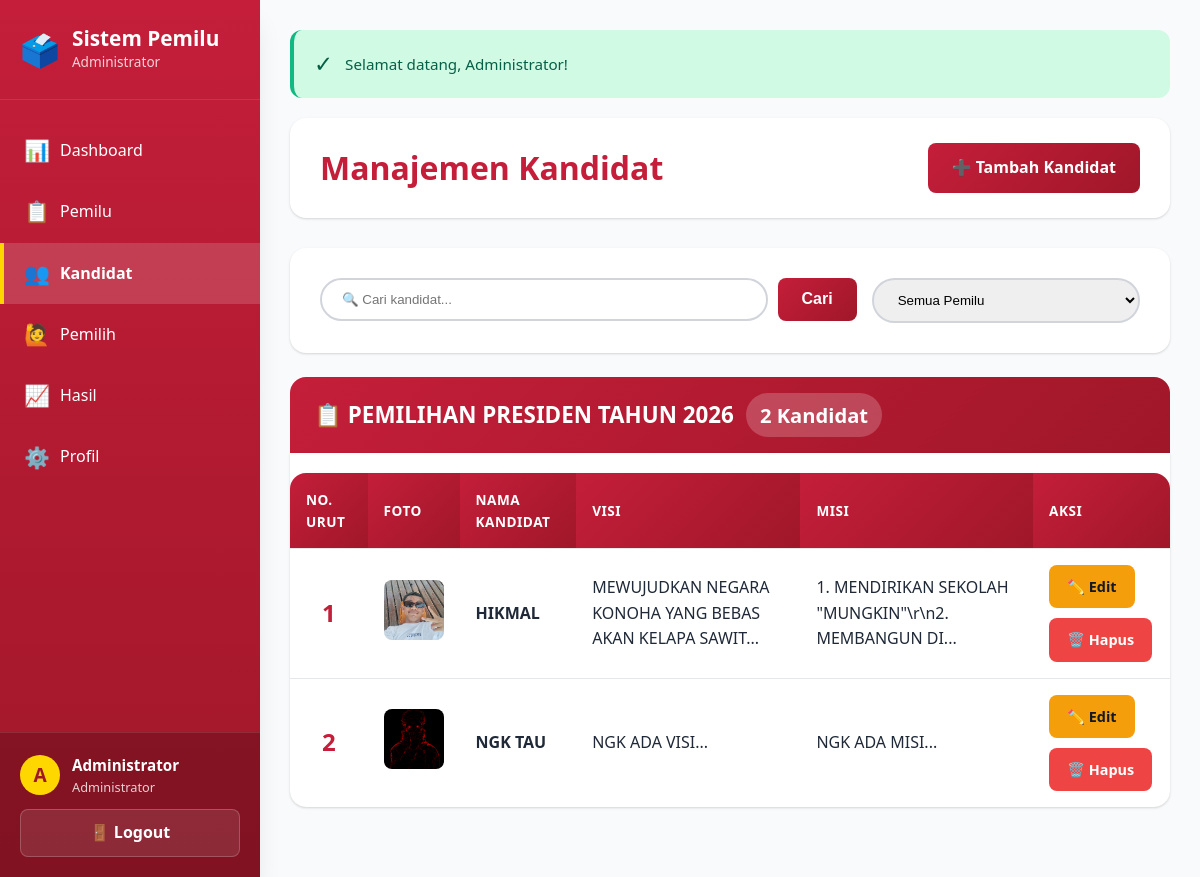
The app's page /admin/kandidat.php (signed in) with its own data.
### tables this page shows
CREATE TABLE `kandidat` (
  `id_kandidat` int(11) NOT NULL,
  `id_election` int(11) NOT NULL,
  `nomor_urut` int(11) NOT NULL,
  `nama_kandidat` varchar(100) NOT NULL,
  `visi` text NOT NULL,
  `misi` text NOT NULL,
  `foto` varchar(255) NOT NULL,
  `created_at` timestamp NOT NULL DEFAULT current_timestamp(),
  `updated_at` timestamp NOT NULL DEFAULT current_timestamp() ON UPDATE current_timestamp()
);

### config/database.php (called while the page is built, shortened)
<?php
function get_flash_message() {
    if (isset($_SESSION['flash_message'])) {
        $type = $_SESSION['flash_type'];
        $message = $_SESSION['flash_message'];
        return [
            'type' => $type,
            'message' => $message
        ];
    }
    return null;
}
?>

### admin/kandidat.php (the view, shortened to what this page needs)
<?php
require_once '../config/database.php';
$flash = get_flash_message();
$search = isset($_GET['search']) ? clean_input($_GET['search']) : '';
$query = "
    SELECT k.*, e.nama_pemilu, e.status AS status_pemilu
    FROM kandidat k
    JOIN elections e ON k.id_election = e.id_election
    WHERE 1=1
";
$query .= " ORDER BY e.created_at DESC, k.nomor_urut ASC";
$result = mysqli_query($conn, $query);
$kandidat_per_pemilu = [];
if ($result && mysqli_num_rows($result) > 0) {
    while ($row = mysqli_fetch_assoc($result)) {
        $kandidat_per_pemilu[$row['nama_pemilu']][] = $row;
    }
}
?>
<!DOCTYPE html>
<html lang="id">
<head>
    <link rel="stylesheet" href="../assets/css/style.css">
    <link rel="stylesheet" href="../assets/css/admin.css">
</head>
<body class="admin-page">
    <aside class="sidebar">
        <div class="sidebar-header">
            <div class="sidebar-logo">🗳️</div>
            <div>
                <div class="sidebar-title">Sistem Pemilu</div>
                <div class="sidebar-subtitle">Administrator</div>
            </div>
        </div>
        <nav class="sidebar-nav">
            <a href="index.php" class="sidebar-nav-item">
                <span class="sidebar-nav-icon">📊</span>
                Dashboard
            </a>
            <a href="pemilu.php" class="sidebar-nav-item">
                <span class="sidebar-nav-icon">📋</span>
                Pemilu
            </a>
            <a href="kandidat.php" class="sidebar-nav-item active">
                <span class="sidebar-nav-icon">👥</span>
                Kandidat
            </a>
            <a href="pemilih.php" class="sidebar-nav-item">
                <span class="sidebar-nav-icon">🙋</span>
                Pemilih
            </a>
            <a href="hasil.php" class="sidebar-nav-item">
                <span class="sidebar-nav-icon">📈</span>
                Hasil
            </a>
            <a href="profil.php" class="sidebar-nav-item">
                <span class="sidebar-nav-icon">⚙️</span>
                Profil
            </a>
        </nav>
        <div class="sidebar-user">
            <div class="sidebar-user-info">
                <div class="sidebar-user-avatar">
                    <?php echo strtoupper(substr($_SESSION['nama_lengkap'], 0, 1)); ?>
                </div>
                <div>
                    <div class="sidebar-user-name"><?php echo $_SESSION['nama_lengkap']; ?></div>
                    <div class="sidebar-user-role">Administrator</div>
                </div>
            </div>
            <a href="logout.php" class="sidebar-logout">🚪 Logout</a>
        </div>
    </aside>
    <main class="main-content">
        <?php if ($flash): ?>
            <div class="alert alert-<?php echo $flash['type']; ?>">
                <?php echo $flash['message']; ?>
            </div>
        <?php endif; ?>
        <div class="main-header">
            <h1 class="main-title">Manajemen Kandidat</h1>
            <a href="tambah_kandidat.php" class="btn btn-primary">
                ➕ Tambah Kandidat
            </a>
        </div>
        <div class="content-card">
            <div style="display: flex; gap: 15px; flex-wrap: wrap;">
                <div style="flex: 2; min-width: 300px;">
                    <form action="" method="GET" style="display: flex; gap: 10px;">
                        <input type="text" name="search"
                            placeholder="🔍 Cari kandidat..."
                            value="<?php echo htmlspecialchars($search); ?>"
                            style="flex: 1; padding: 12px 20px; border: 2px solid var(--gray-300); border-radius: var(--radius-full);">
                        <button type="submit" class="btn btn-primary">Cari</button>
                    </form>
                </div>
                <div style="flex: 1; min-width: 250px;">
                    <form action="" method="GET" id="filterForm">
                        <select name="pemilu"
                            onchange="document.getElementById('filterForm').submit()"
                            style="width: 100%; padding: 12px 20px; border: 2px solid var(--gray-300); border-radius: var(--radius-full);">
                            <option value="">Semua Pemilu</option>
                        </select>
                    </form>
                </div>
            </div>
        </div>
        <?php if (count($kandidat_per_pemilu) > 0): ?>
            <?php foreach ($kandidat_per_pemilu as $nama_pemilu => $kandidat_list): ?>
                <div class="pemilu-group">
                    <div class="pemilu-group-header">
                        <h3>
                            📋 <?php echo $nama_pemilu; ?>
                            <span class="kandidat-count"><?php echo count($kandidat_list); ?> Kandidat</span>
                        </h3>
                    </div>
                    <div class="pemilu-group-body">
                        <div class="table-responsive">
                            <table>
                                <thead>
                                    <tr>
                                        <th>No. Urut</th>
                                        <th>Foto</th>
                                        <th>Nama Kandidat</th>
                                        <th>Visi</th>
                                        <th>Misi</th>
                                        <th>Aksi</th>
                                    </tr>
                                </thead>
                                <tbody>
                                    <?php foreach ($kandidat_list as $row): ?>
                                        <tr>
                                            <td style="text-align: center;">
                                                <strong style="font-size: 1.5em; color: var(--kpu-red);">
                                                    <?php echo $row['nomor_urut']; ?>
                                                </strong>
                                            </td>
                                            <td>
                                                <img src="../assets/img/kandidat/<?php echo $row['foto']; ?>"
                                                    alt="<?php echo $row['nama_kandidat']; ?>"
                                                    style="width: 60px; height: 60px; border-radius: var(--radius); object-fit: cover;">
                                            </td>
                                            <td><strong><?php echo $row['nama_kandidat']; ?></strong></td>
                                            <td><?php echo substr($row['visi'], 0, 60) . '...'; ?></td>
                                            <td><?php echo substr($row['misi'], 0, 60) . '...'; ?></td>
                                            <td>
                                                <div class="action-buttons">
                                                    <a href="edit_kandidat.php?id=<?php echo $row['id_kandidat']; ?>"
                                                        class="btn-action btn-edit">
                                                        ✏️ Edit
                                                    </a>
                                                    <a href="hapus_kandidat.php?id=<?php echo $row['id_kandidat']; ?>"
                                                        class="btn-action btn-delete"
                                                        onclick="return confirm('Apakah Anda yakin ingin menghapus kandidat ini?')">
                                                        🗑️ Hapus
                                                    </a>
                                                </div>
                                            </td>
                                        </tr>
                                    <?php endforeach; ?>
                                </tbody>
                            </table>
                        </div>
                    </div>
                </div>
            <?php endforeach; ?>
        <?php endif; ?>
    </main>
</body>
</html>

### assets/css/style.css (style rules this page uses)
:root { --kpu-red: #c41e3a; --kpu-red-dark: #a01729; --kpu-red-light: #e84a5f; --kpu-gold: #ffd700; --white: #ffffff; --gray-50: #f9fafb; --gray-100: #f3f4f6; --gray-200: #e5e7eb; --gray-300: #d1d5db; --gray-400: #9ca3af; --gray-500: #6b7280; --gray-600: #4b5563; --gray-700: #374151; --gray-800: #1f2937; --gray-900: #111827; --success: #10b981; --warning: #f59e0b; --danger: #ef4444; --info: #3b82f6; --shadow-sm: 0 1px 2px 0 rgba(0, 0, 0, 0.05); --shadow: 0 1px 3px 0 rgba(0, 0, 0, 0.1), 0 1px 2px 0 rgba(0, 0, 0, 0.06); --shadow-md: 0 4px 6px -1px rgba(0, 0, 0, 0.1), 0 2px 4px -1px rgba(0, 0, 0, 0.06); --shadow-lg: 0 10px 15px -3px rgba(0, 0, 0, 0.1), 0 4px 6px -2px rgba(0, 0, 0, 0.05); --shadow-xl: 0 20px 25px -5px rgba(0, 0, 0, 0.1), 0 10px 10px -5px rgba(0, 0, 0, 0.04); --radius-sm: 4px; --radius: 8px; --radius-md: 12px; --radius-lg: 16px; --radius-xl: 24px; --radius-full: 9999px; }
* { margin: 0; padding: 0; box-sizing: border-box; }
body { font-family: "Segoe UI", Tahoma, Geneva, Verdana, sans-serif; line-height: 1.6; color: var(--gray-800); background-color: var(--gray-50); }
.alert { padding: 16px 20px; border-radius: var(--radius-md); margin-bottom: 20px; font-size: 0.95em; display: flex; align-items: center; gap: 12px; border-left: 4px solid; }
.alert::before { content: ""; font-size: 1.5em; }
.alert-success { background-color: #d1fae5; color: #065f46; border-left-color: var(--success); }
.alert-success::before { content: "✓"; }
.btn { padding: 12px 24px; border: none; border-radius: var(--radius); cursor: pointer; font-size: 1em; font-weight: 600; transition: all 0.3s ease; text-decoration: none; display: inline-flex; align-items: center; gap: 8px; justify-content: center; }
.btn-primary { background: linear-gradient( 135deg, var(--kpu-red) 0%, var(--kpu-red-dark) 100% ); color: white; }
table { width: 100%; border-collapse: collapse; margin-top: 20px; background-color: white; border-radius: var(--radius-lg); overflow: hidden; box-shadow: var(--shadow); }
table th, table td { padding: 16px; text-align: left; border-bottom: 1px solid var(--gray-200); }
table th { background: linear-gradient( 135deg, var(--kpu-red) 0%, var(--kpu-red-dark) 100% ); color: white; font-weight: 700; text-transform: uppercase; font-size: 0.85em; letter-spacing: 0.5px; }
table tbody tr { transition: background-color 0.2s ease; }
table tbody tr:last-child td { border-bottom: none; }

### records on screen
kandidat: nomor_urut "1", foto (picture), nama_kandidat "HIKMAL", visi "MEWUJUDKAN NEGARA KONOHA YANG BEBAS AKAN KELAPA SAWIT", misi "1. MENDIRIKAN SEKOLAH \"MUNGKIN\"\\r\\n2. MEMBANGUN DI"
kandidat: nomor_urut "2", foto (picture), nama_kandidat "NGK TAU", visi "NGK ADA VISI", misi "NGK ADA MISI"

### other values on screen
substr($_SESSION['nama_lengkap'], 0, 1) "A"
$_SESSION['nama_lengkap'] "Administrator"
$flash['message'] "Selamat datang, Administrator!"
$nama_pemilu "PEMILIHAN PRESIDEN TAHUN 2026"
count($kandidat_list) "2"
